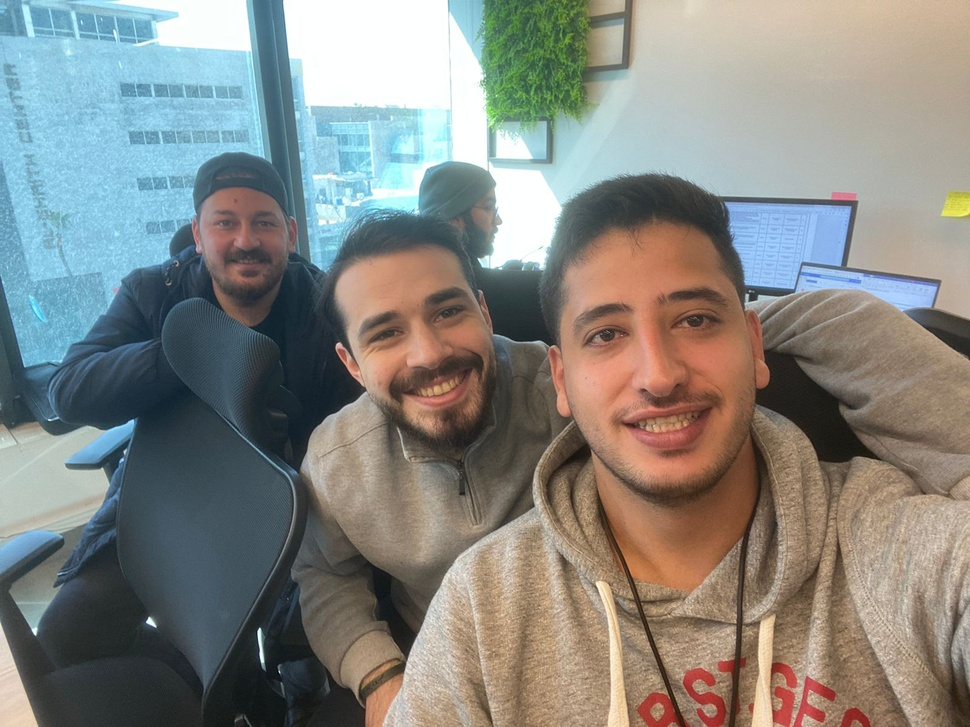
#> input picture testt.jpeg, 970 x 727 px, shrunk from 1600 x 1200 before the run
$ python 'Face Detection.py'
#> lines starting #> are read from the running program, lines starting #| are printed output that depends on the picture
#!/usr/bin/env python
# coding: utf-8

# In[ ]:


# In[5]:


import cv2
import numpy as np

face_cascade = cv2.CascadeClassifier("haarcascade_frontalface_alt.xml")

img = cv2.imread("testt.jpeg")
#> img is the input picture: shape (727, 970, 3); mean B, G, R 129.6, 134.8, 134.2
detections = face_cascade.detectMultiScale(img, scaleFactor=1.1, minNeighbors=3,minSize=(3, 3) )
#> detections = [[193, 184, 103, 103], [525, 225, 254, 254]]

for face in detections:
        x,y,w,h = face
        img[y:y+h,x:x+w] = cv2.GaussianBlur(img[y:y+h,x:x+w],(15,15),cv2.BORDER_DEFAULT)
        cv2.rectangle(img,(x,y),(x+w,y+h),(255,255,255),0)
        cv2.imshow("output",img)
#> this loop made 2 passes
#> pass 1, `cv2.imshow("output",img)`:
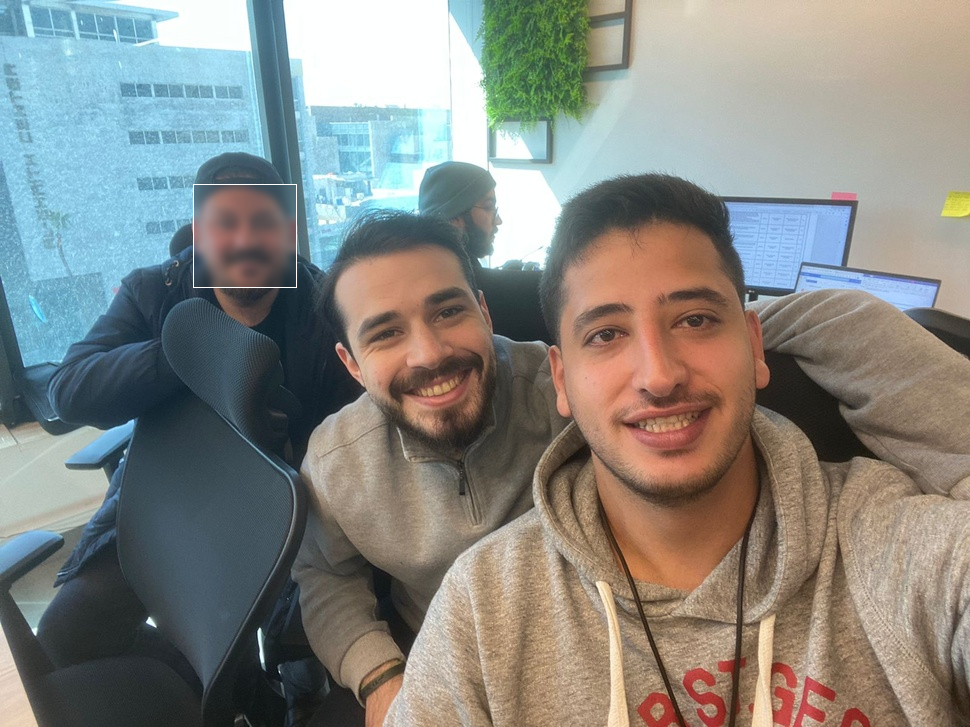
#> window 'output': shape (727, 970, 3); mean B, G, R 129.7, 134.8, 134.3
#> pass 2, `cv2.imshow("output",img)`:
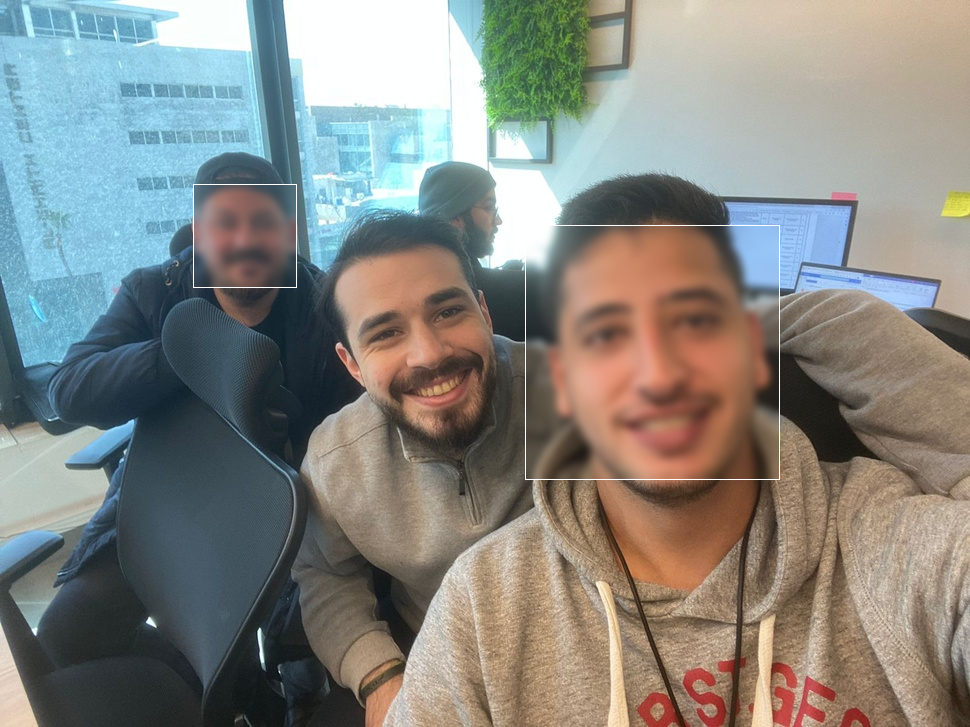
#> window 'output': shape (727, 970, 3); mean B, G, R 130, 135.1, 134.5

cv2.waitKey(0)


# In[ ]:
